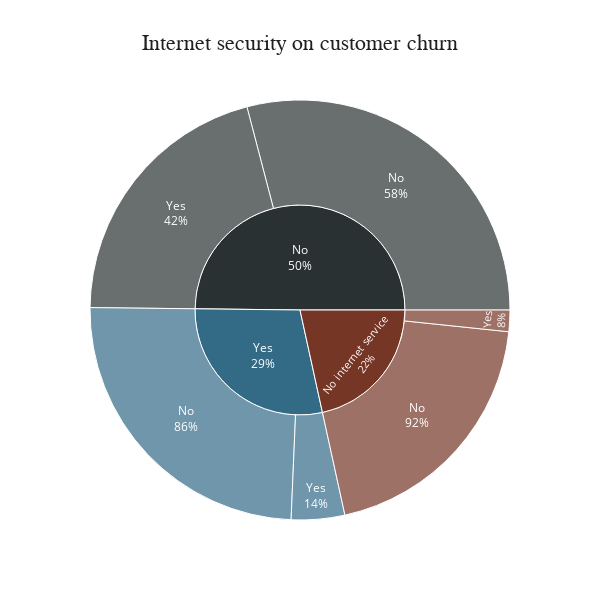

Notebook source saved alongside this figure:
### Code cell
fig = px.sunburst(i_sec, 
                  path=['OnlineSecurity', 'Churn'], 
                  values='count', 
                  color='OnlineSecurity', 
                  title = 'Internet security on customer churn',
                  color_discrete_map={'Yes': '#336B87', 'No': '#2A3132', 'No internet service': '#763626'},
                  width=600, 
                  height=600
                 )
fig.update_layout(plot_bgcolor='white', 
                  title_font_family='Calibri Black', 
                  title_font_color='#221f1f', 
                  title_font_size=22, 
                  title_x=0.5
                 )
fig.update_traces(textinfo='label + percent parent')
fig.show()

### Figure 1 — Plotly figure (JSON) as saved in the notebook; plotly's stock layout.template omitted (floating-point values rounded to 4 significant figures)
{"data": [{"branchvalues": "total", "customdata": [["No"], ["No internet service"], ["Yes"], ["No"], ["No internet service"], ["Yes"], ["No"], ["No internet service"], ["Yes"]], "domain": {"x": [0, 1], "y": [0, 1]}, "hovertemplate": "labels=%{label}<br>count=%{value}<br>parent=%{parent}<br>id=%{id}<br>OnlineSecurity=%{customdata[0]}<extra></extra>", "ids": ["No/No", "No internet service/No", "Yes/No", "No/Yes", "No internet service/Yes", "Yes/Yes", "No", "No internet service", "Yes"], "labels": ["No", "No", "No", "Yes", "Yes", "Yes", "No", "No internet service", "Yes"], "marker": {"colors": ["#2A3132", "#763626", "#336B87", "#2A3132", "#763626", "#336B87", "#2A3132", "#763626", "#336B87"]}, "name": "", "parents": ["No", "No internet service", "Yes", "No", "No internet service", "Yes", "", "", ""], "textinfo": "label+percent parent", "type": "sunburst", "values": [1740, 1192, 1467, 1242, 99, 246, 2982, 1291, 1713]}], "layout": {"height": 600, "legend": {"tracegroupgap": 0}, "plot_bgcolor": "white", "title": {"font": {"color": "#221f1f", "family": "Calibri Black", "size": 22}, "text": "Internet security on customer churn", "x": 0.5}, "width": 600}}
